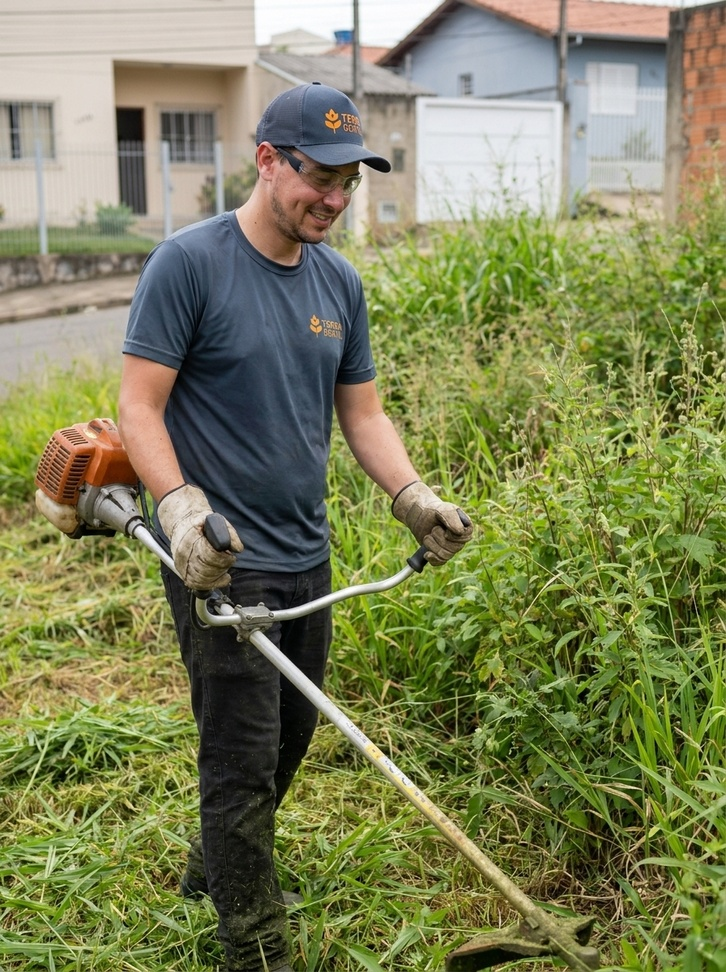
#> input picture insta-terra-gentil/capas/reprovadas/coringa-mato-A-1_antiga.jpg, 726 x 972 px, shrunk from 896 x 1200 before the run
$ python tratar_capa.py reprovadas/coringa-mato-A-1_antiga.jpg reprovadas/coringa-mato-A-1_antiga.jpg
#> lines starting #> are read from the running program, lines starting #| are printed output that depends on the picture
#> in tratar_arquivo, img is the input picture: PIL image 726x972 RGB; mean R, G, B 126.3, 130.2, 88.6
"""Tratamento anti-IA da capa: acabamento de foto de celular (ver TRATAMENTO-ANTI-IA.md).

uso: python -I capas/tratar_capa.py <entrada> <saida>
Entrada e saida podem ser um .jpg ou uma pasta (trata todos os .jpg, mesmo nome).
Deterministico: a semente do grao vem do nome do arquivo, mesma entrada da a mesma saida.
"""
import os
import sys
import zlib

import numpy as np
from PIL import Image, ImageEnhance, ImageFilter

CONTRASTE = 1.14
NITIDEZ = dict(radius=2, percent=70, threshold=2)
QUENTE = (1.04, 1.0, 0.94)  # vermelho +4%, verde igual, azul -6%
GRAO = 5.5  # desvio do ruido gaussiano, em niveis de 0 a 255
QUALIDADE = 92


def semente(nome):
    return zlib.crc32(os.path.basename(nome).encode("utf-8"))


def tratar(img, seed):
#> called with seed = 3162509391
    img = ImageEnhance.Contrast(img.convert("RGB")).enhance(CONTRASTE)
    img = img.filter(ImageFilter.UnsharpMask(**NITIDEZ))
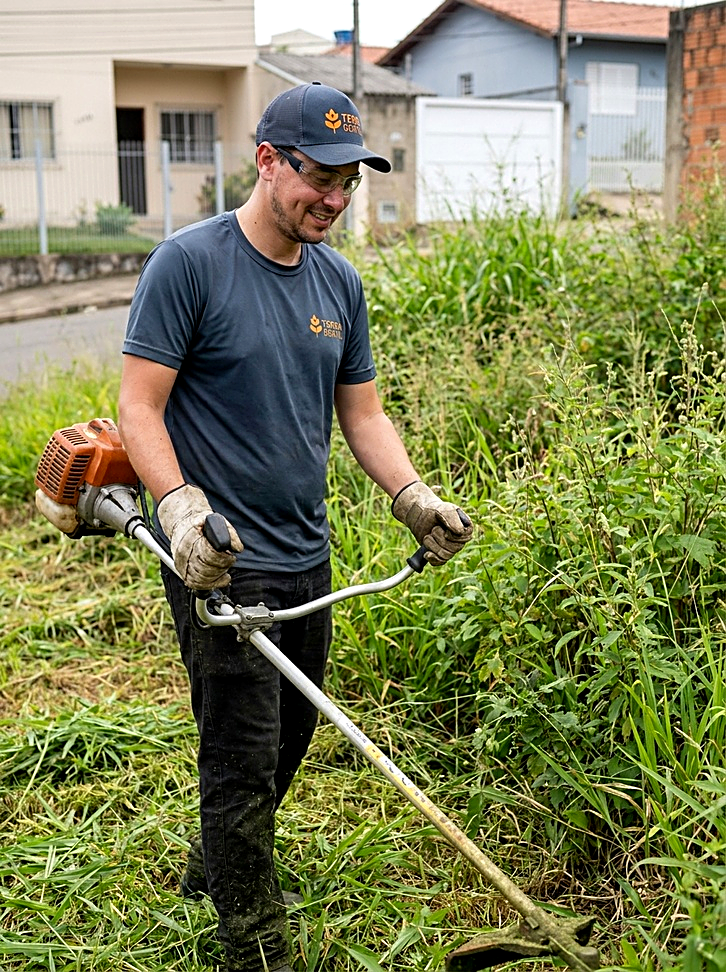
#> img: PIL image 726x972 RGB; mean R, G, B 126.4, 130.7, 86.1
    px = np.asarray(img, dtype=np.float32) * np.array(QUENTE, dtype=np.float32)
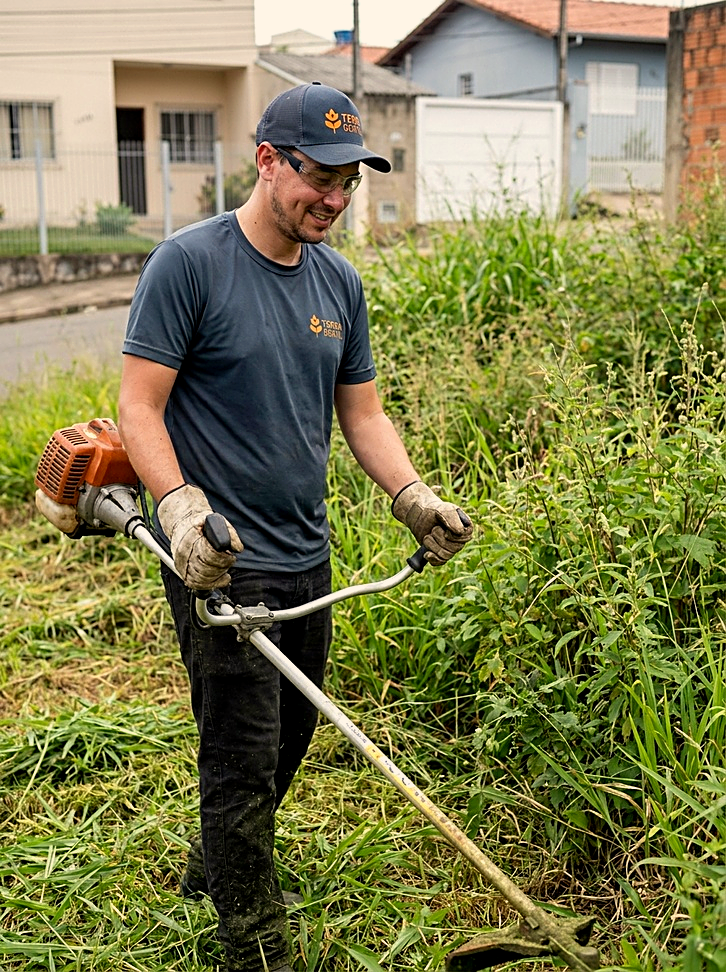
#> px: shape (972, 726, 3) float32; mean R, G, B 131.5, 130.7, 80.9; drawn with min black and max white
    ruido = np.random.default_rng(seed).normal(0.0, GRAO, px.shape[:2])
    px += ruido[..., None]  # mesmo grao nos 3 canais, como sensor de celular em luz boa
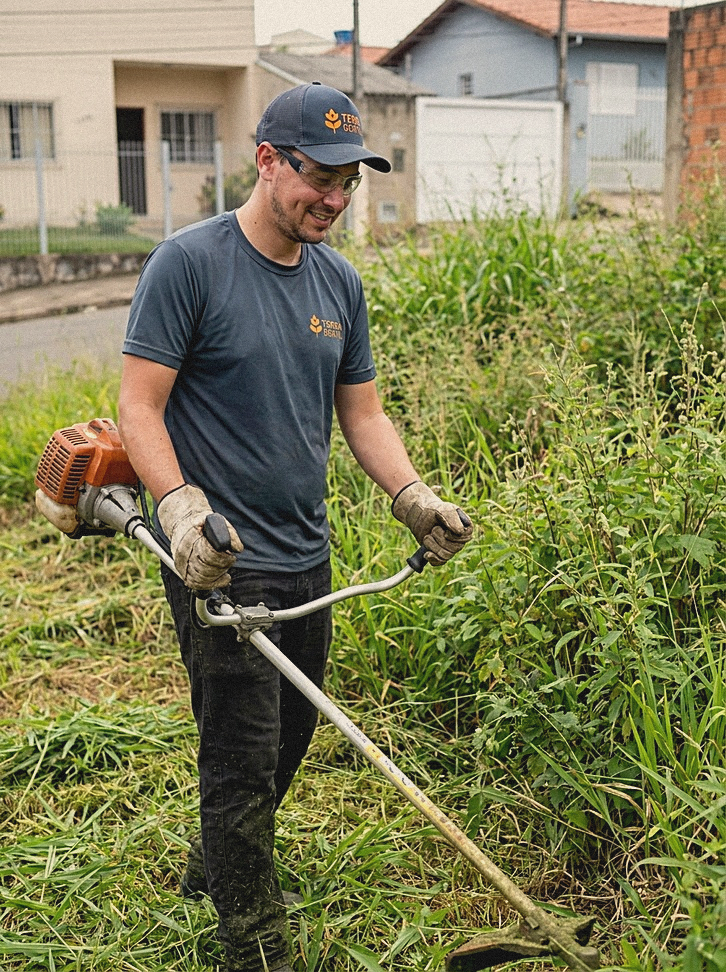
#> px: shape (972, 726, 3) float32; mean R, G, B 131.5, 130.7, 80.9; drawn with min black and max white
    return Image.fromarray(np.clip(px, 0, 255).round().astype(np.uint8))


def tratar_arquivo(entrada, saida):
    with Image.open(entrada) as img:
        tratar(img, semente(entrada)).save(saida, quality=QUALIDADE, subsampling=0)


def main(entrada, saida):
    if os.path.isdir(entrada):
        os.makedirs(saida, exist_ok=True)
        nomes = sorted(n for n in os.listdir(entrada) if n.lower().endswith(".jpg"))
        for n in nomes:
            tratar_arquivo(os.path.join(entrada, n), os.path.join(saida, n))
        print(f"{len(nomes)} capa(s) tratada(s) em {saida}")
    else:
        tratar_arquivo(entrada, saida)
        print(saida)


if __name__ == "__main__":
    if len(sys.argv) != 3:
        sys.exit(__doc__)
    main(sys.argv[1], sys.argv[2])
